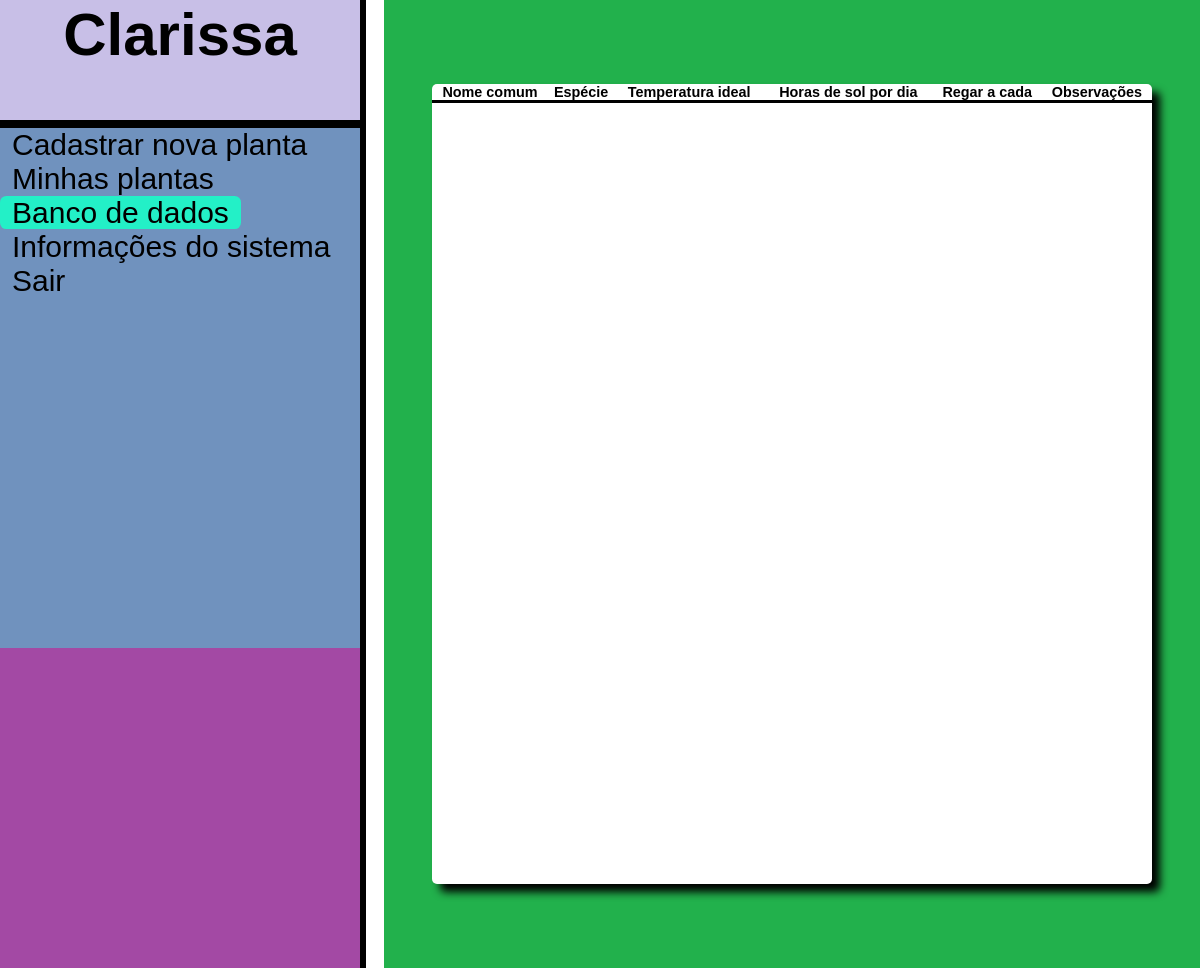
Page /banco_de_dados/ (signed in) on the earlier database version.
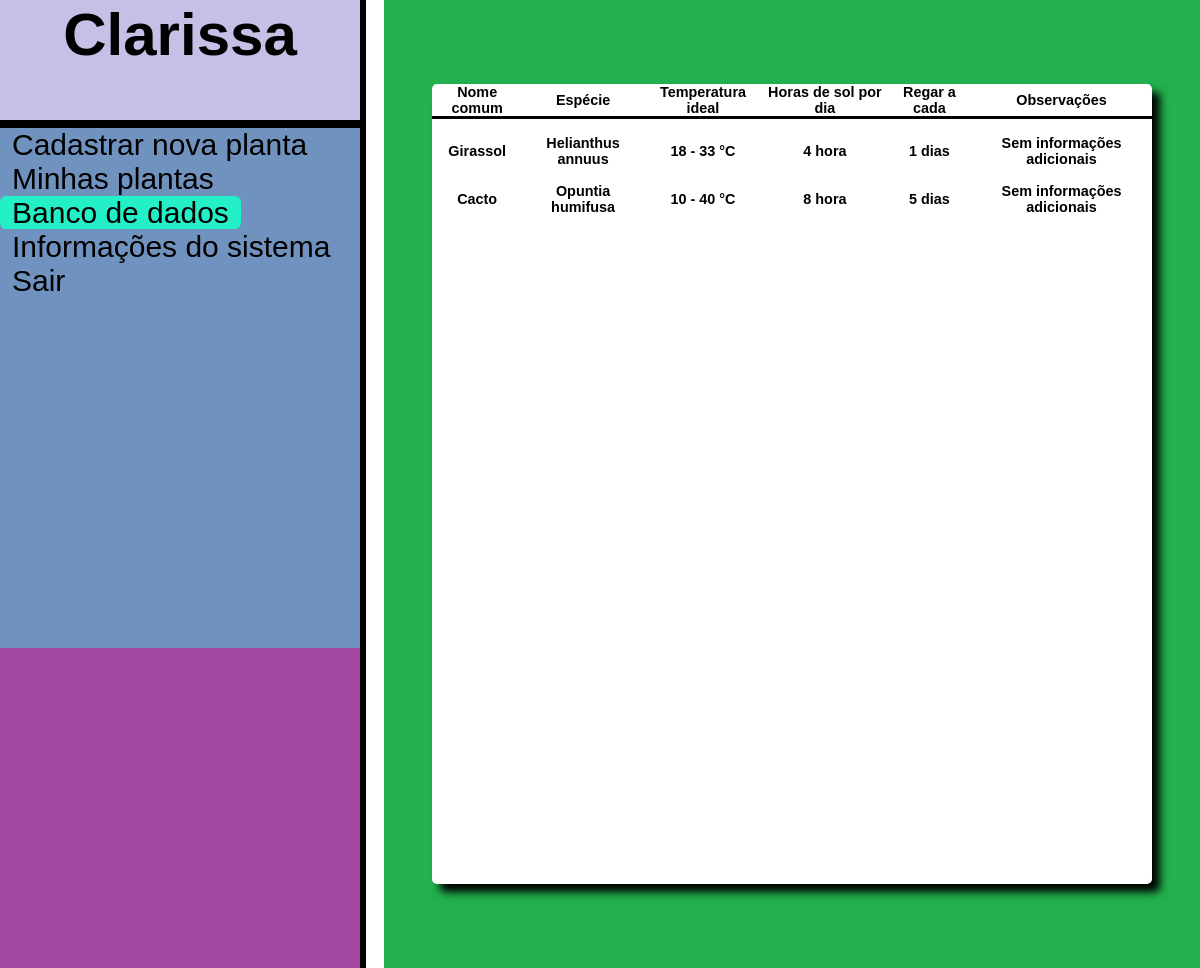
Same page on the later database version.
### demo/models.py (models this page shows)
class BD(models.Model):
    nome_comum=models.CharField(max_length=256, blank=False)
    nome_especie=models.CharField(max_length=256, blank=False)
    temperatura= models.CharField(max_length=30, default='25 °C')
    sol_horas=models.IntegerField(default=1)
    rega_dias=models.IntegerField(default=1)
    obs=models.CharField(max_length=256, default='Sem informações adicionais', blank=False)

### pages/views.py (the view)
# urls.py: url(r'^banco_de_dados/$', views.banco_de_dados),
@login_required(login_url='/accounts/login')
def banco_de_dados(request):
    restart_plantas()
    bd=BD.objects.all()
    return render(request,'banco_de_dados.html', {'bd': bd})

### pages/views.py (called while the page is built)
def restart_plantas():
    global planta_name
    planta_name = ''
    global planta_especie
    planta_especie = ''
    global usuario
    usuario = ''

### templates/banco_de_dados.html (shortened to what this page needs)
<html lang="en">
<head>
    <link rel="stylesheet" href="/static/style.css">
    <link rel="stylesheet" href="/static/banco_de_dados.css">
</head>
<body>
    <div id="navbar">
        <div id="nav">
            <h1>Clarissa</h1>
        </div>
        <div id="left_bar">
            <a href="/nova_planta">Cadastrar nova planta </a>
            <p>
                <a href="/minhas_plantas" >Minhas plantas </a>
            </p>
            <p>
                <a href="/banco_de_dados" class="page">Banco de dados </a>
            </p>
            <p>
                <a href="/informacoes">Informações do sistema</a>
            </p>
            <p>
                <a href="/accounts/logout">Sair</a>
            </p>
        </div>
        <div id="bottom_left"></div>
    </div>
    <div id="container" class="box">
        <div id="small_table1">
            <table id="plantas">
                <tr>
                    <th>Nome comum</th>
                    <th>Espécie</th>
                    <th>Temperatura ideal</th>
                    <th>Horas de sol por dia</th>
                    <th>Regar a cada</th>
                    <th>Observações</th>
                </tr>
                    {% for item in bd %}
                    <tr>
                        <td> {{item.nome_comum}} </td>
                        <td>{{item.nome_especie}}</td>
                        <td>{{item.temperatura}} °C</td>
                        <td>{{item.sol_horas}} hora</td>
                        <td>{{item.rega_dias}} dias</td>
                        <td>{{item.obs}}</td>
                    </tr>
                    {% endfor %}
            </table>
        </div>
    </div>
</body>
</html>

Differences in the rows shown:
added BD: nome_comum "Girassol", nome_especie "Helianthus annuus", temperatura "18 - 33", sol_horas "4", rega_dias "1", obs "Sem informações adicionais"
added BD: nome_comum "Cacto", nome_especie "Opuntia humifusa", temperatura "10 - 40", sol_horas "8", rega_dias "5", obs "Sem informações adicionais"
